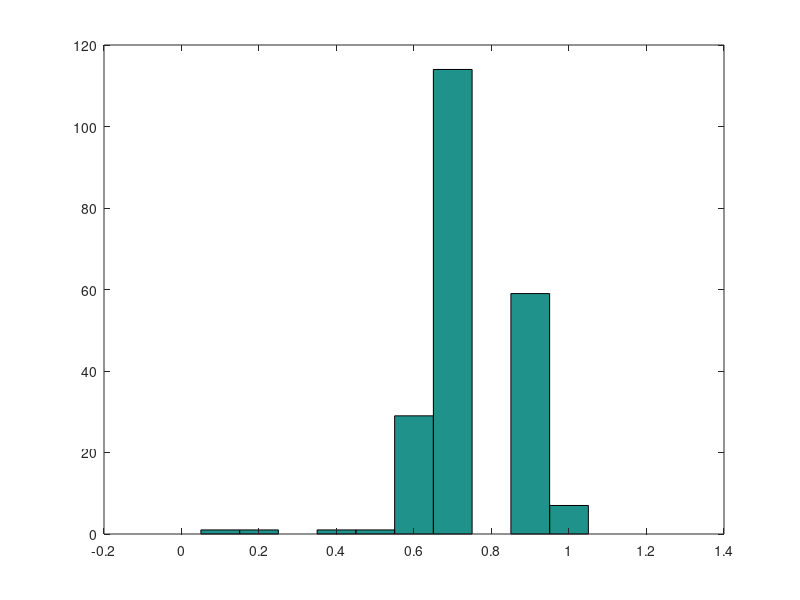

Source code (MATLAB): (Note: this script raises an error after producing the figure.)
%% Session 1
fileID = fopen('g2s1.txt','r');
formatSpec = '%f';
A = fscanf(fileID,formatSpec);
plot(A,'Color','black');
fclose(fileID);
hist(A,0:0.1:1)
h = findobj(gca,'Type','patch');
h.FaceColor = [0 0 0]; 
figure;
%% Session 2
fileID = fopen('g2s2.txt','r');
formatSpec = '%f';
A = fscanf(fileID,formatSpec);
plot(A,'Color','black');
fclose(fileID);
hist(A,0:0.2:2)
h = findobj(gca,'Type','patch');
h.FaceColor = [0 0 0]; 
